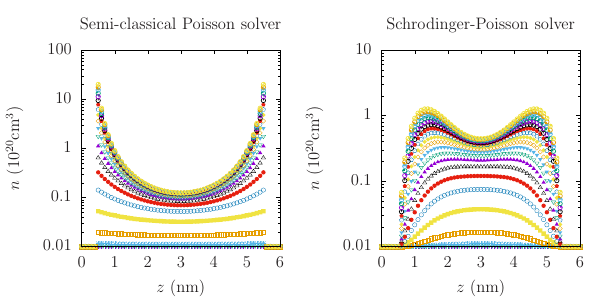

Generate this figure with gnuplot:
set term epslatex 8 standalone size 6.0,3.0 font ",12"
set output "fig0.tex"

set multiplot

set size 0.5,1.0
set origin 0.0,0.0

set xlabel '$z$ (nm)'
set ylabel '$n$ $(10^{20}$cm$^3)$'

set rmargin 2

set xtics 1

set key samplen 2
set key at screen 0.51,0.87
set logscale y 10

set title 'Semi-classical Poisson solver'
plot for [i=0:20] 'ed_cl_'.i.'.dat' u 1:($2*1e-26+0.01) notitle

set size 0.5,1.0
set origin 0.5,0.0
set title 'Schrodinger-Poisson solver'
set key at screen 1.0,0.87
plot for [i=0:20] 'ed_cor_'.i.'.dat' u 1:($2*1e-26+0.01) notitle

unset multiplot
set output
system('latex fig0.tex && dvips fig0.dvi && ps2pdf fig0.ps')
